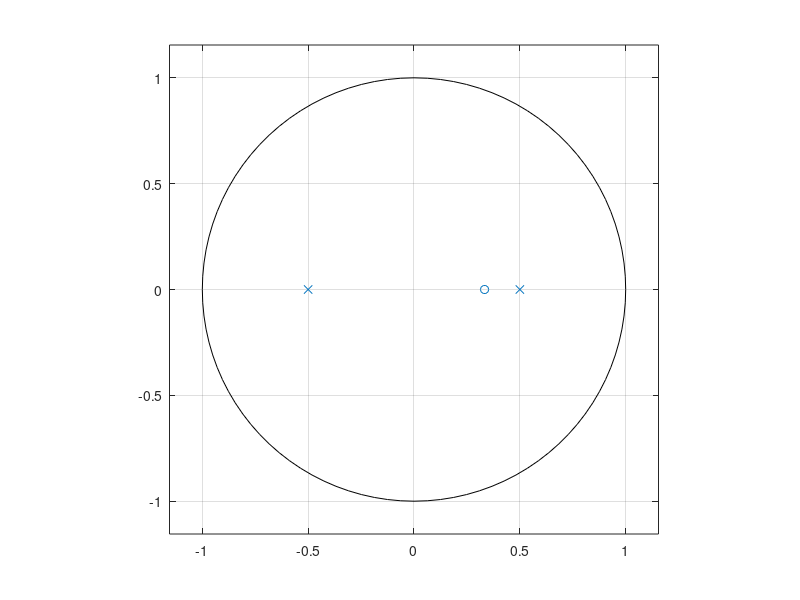
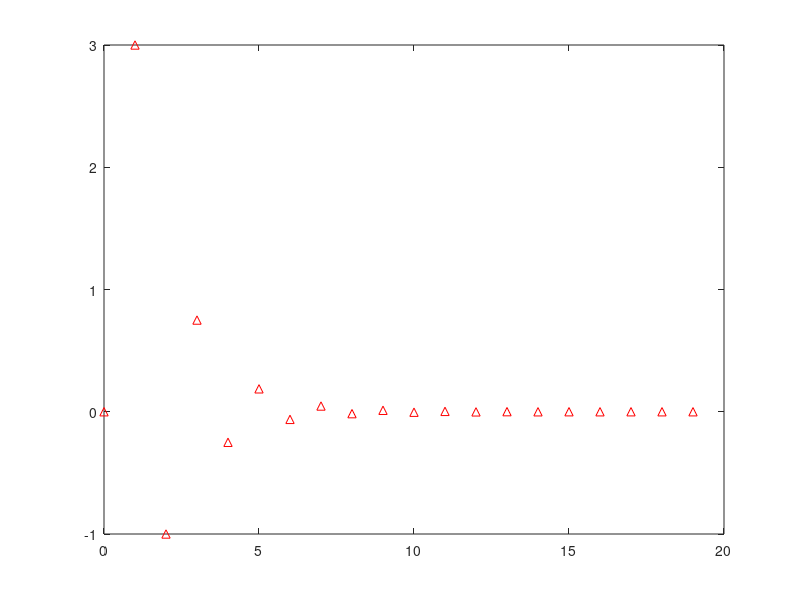
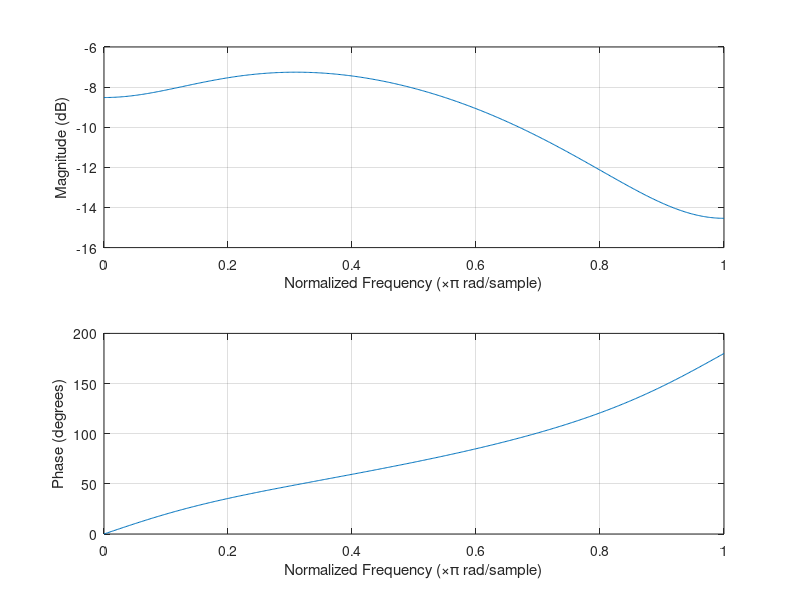
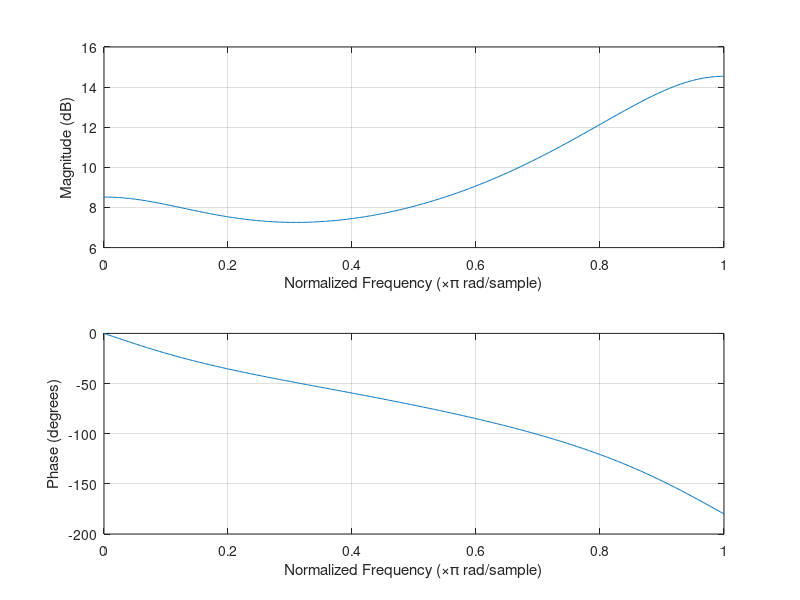

MATLAB code for these plots, in order:
x_coef=[0 3 -1];
y_coef=[1 0 -0.25];

%(1)
zplane(x_coef, y_coef);

%(2)
figure();
impz(x_coef, y_coef, 20);

%(3) response of magnitude and phase of inverse system
figure();
freqz(y_coef, x_coef);

%response of magnitude and phase of system
figure();
freqz(x_coef, y_coef);